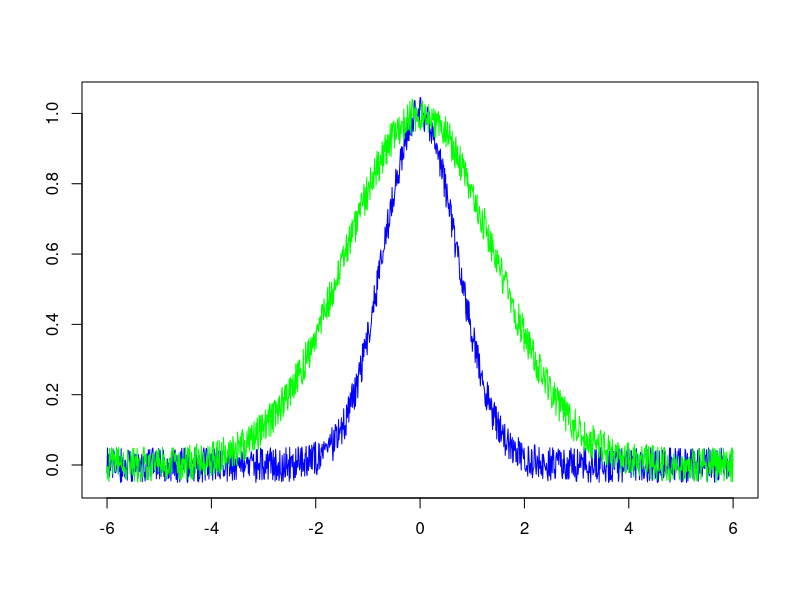

The R source for this figure: (Note: this script raises an error after producing the figure.)
lab_07 <- function() {
  A <- 1.0
  s1 <- 1.0
  s2 <- 2.0
  mult <- 6
  step <- 0.009
  NS <- 0.05
  t <- seq(-mult, mult, by = step)
  
  u1 <- A * exp(-(t/s1)^2) # заданный исходный сигнал
  u2 <- A * exp(-(t/s2)^2) # искажённый сигнал
  
  v1 <- fft(u1)
  v2 <- fft(u2)
  
  n1 <- runif(length(t), -NS, NS)
  n2 <- runif(length(t), -NS, NS)
  
  delta <- sd(n1)
  epsilon <- sd(n2)
  

  library(stats)
    par(mfrow = c(1,1))
  plot(t, u1 + n1, type = "l", col = "blue", ylim = c(min(u1+n1, u2+n2), max(u1+n1, u2+n2)), 
       xlab = "", ylab = "", main = "")
  lines(t, u2 + n2, col = "green")
  lines(t, abs(ifft(fft(u2 + n2) * tikhonfilt(v1, v2, step, 2*mult, delta, epsilon))), col = "red")
  legend("topright", c('Заданный исходный сигнал','Поврежденный сигнал','Фильтр искажающий сигнал'), 
         lty = 1, col = c("blue", "green", "red"))
}

tikhonfilt <- function(u1, u2, step, T, d, e) { # возвращает линию, которая исказила сигнал
  m <- 0:(length(u1)-1)
  mult <- step / length(u1)
  squ <- 1 + (2 * pi * m / T)^2
  alpha <- uniroot(rhofunc, c(0, 1), u1 = u1, u2 = u2, step = step, T = T, d = d, e = e)$root
  h <- 0:(length(u1)-1)
  for (k in 1:length(h)) {
    h[k] <- mult * sum(exp(2 * pi * 1i * k * m / length(u1)) * u1 * Conj(u2) / (Mod(u2)^2 * step^2 + alpha * squ))
  }
  return(h)
}

rhofunc <- function(x, u1, u2, step, T, d, e) {
  m <- 0:(length(u1)-1)
  mult <- step / length(u1)
  squ <- 1 + (2 * pi * m / T)^2
  beta <- mult * sum(x^2 * squ * Mod(u1)^2 / (Mod(u2)^2 * step^2 + x * squ)^2)
  gamma <- mult * sum(Mod(u2)^2 * step^2 * Mod(u1)^2 * squ / (Mod(u2)^2 * step^2 + x * (1 + 2 * pi * m / T)^2)^2)
  return(beta - (d + e * sqrt(gamma))^2)
}

lab_07()